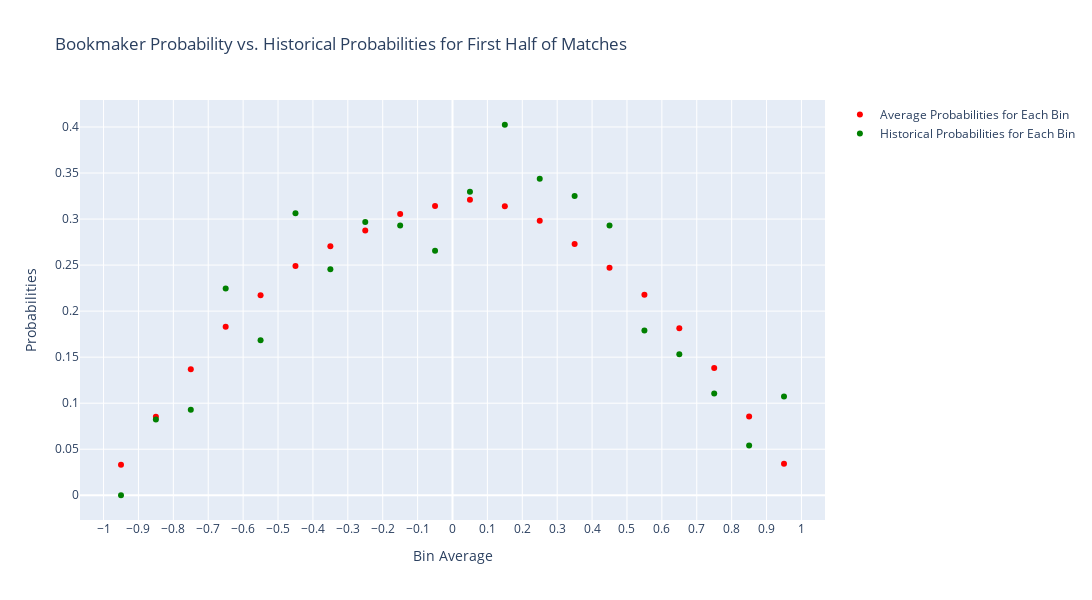

The cell this chart's notebook holds for it:
### Code cell
fig = go.Figure()
fig.add_trace(go.Scatter(
        x=plotdf1['bin_average'],
        y=plotdf1['avrg_pr_draw_bm'],
        mode='markers',
        marker=dict(
            color='red'
        ),
        name="Average Probabilities for Each Bin",))

fig.add_trace(go.Scatter(
        x=plotdf1['bin_average'],
        y=plotdf1['actual_draw_pr'],
        mode='markers',
        marker=dict(
            color='green'
        ),
        name="Historical Probabilities for Each Bin",))

fig.update_xaxes(
    tickmode='array',
    tickvals=np.linspace(-1, 1, 21),
    title_text='Bin Average'
)

fig.update_layout(
    width=1200,
    height=600,
    title='Bookmaker Probability vs. Historical Probabilities for First Half of Matches',
    xaxis=dict(tickangle=0),
    yaxis=dict(title_text='Probabilities'),
)
fig.show()

### Figure 1 — Plotly figure (JSON) as saved in the notebook; plotly's stock layout.template omitted (floating-point values rounded to 4 significant figures)
{"data": [{"marker": {"color": "red"}, "mode": "markers", "name": "Average Probabilities for Each Bin", "type": "scatter", "x": [-0.95, -0.85, -0.75, -0.65, -0.55, -0.45, -0.35, -0.25, -0.15, -0.05, 0.05, 0.15, 0.25, 0.35, 0.45, 0.55, 0.65, 0.75, 0.85, 0.95], "y": [0.03317, 0.08515, 0.1368, 0.183, 0.2172, 0.249, 0.2704, 0.2876, 0.3056, 0.3143, 0.3211, 0.3138, 0.2982, 0.2728, 0.2472, 0.2178, 0.1814, 0.1381, 0.08549, 0.03427]}, {"marker": {"color": "green"}, "mode": "markers", "name": "Historical Probabilities for Each Bin", "type": "scatter", "x": [-0.95, -0.85, -0.75, -0.65, -0.55, -0.45, -0.35, -0.25, -0.15, -0.05, 0.05, 0.15, 0.25, 0.35, 0.45, 0.55, 0.65, 0.75, 0.85, 0.95], "y": [0, 0.08222, 0.09278, 0.2246, 0.1682, 0.3062, 0.2456, 0.2967, 0.2929, 0.2657, 0.3297, 0.4024, 0.3438, 0.3252, 0.293, 0.179, 0.1532, 0.1105, 0.05403, 0.1072]}], "layout": {"height": 600, "title": {"text": "Bookmaker Probability vs. Historical Probabilities for First Half of Matches"}, "width": 1200, "xaxis": {"tickangle": 0, "tickmode": "array", "tickvals": [-1, -0.9, -0.8, -0.7, -0.6, -0.5, -0.4, -0.3, -0.2, -0.1, 0, 0.1, 0.2, 0.3, 0.4, 0.5, 0.6, 0.7, 0.8, 0.9, 1], "title": {"text": "Bin Average"}}, "yaxis": {"title": {"text": "Probabilities"}}}}
